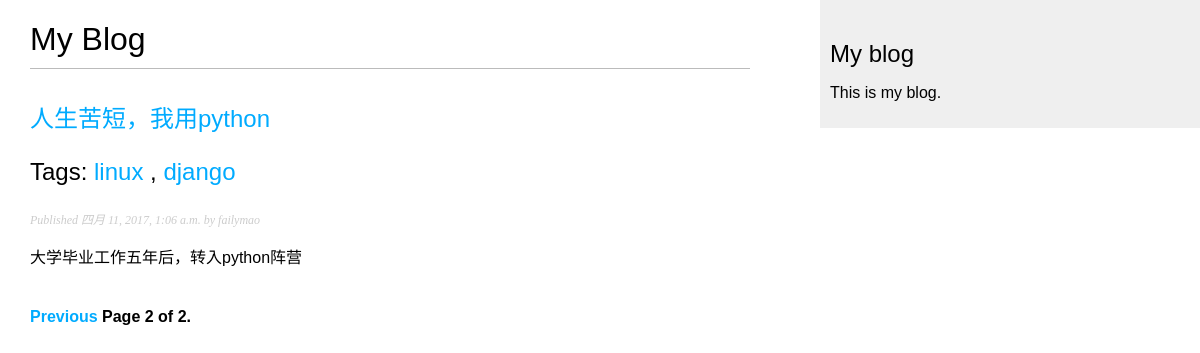
Screenshot of /blog/?page=2 with the database file from the repository.
### blog/models.py (models this page shows, shortened)
class Post(models.Model):                  #新建一个类用来定义贴子的模型
    STATUS_CHOICES = (
        ('draft', 'Draft'),
        ('published', 'Published'),
    )
    title = models.CharField(max_length=250)  #title属性对应帖子的标题。它是CharField，在SQL数据库中会被转化成VARCHAR。最长显示的字段为250
    '''author属性，定义帖子用户名。使用外键关联框架内部的指定的user账户，告诉Django一篇帖子只能由一名用户编写，
    一名用户能编写多篇帖子。根据这个字段，Django将会在数据库中通过有关联的模型（model）主键来创建一个外键。
    通过related_name属性指定了从User到Post的反向关系名。
    '''
    author = models.ForeignKey(User, related_name='blog_posts')
    '''
    slug属性定义帖子的短标签，标签只包含字母，数字，下划线或连接线。我们将通过使用slug
    字段给我们的blog帖子构建漂亮的，友好的URLs。unique_for_date参数，这样我们就可以使用日
    期和帖子的slug来为所有帖子构建URLs。在相同的日期中Django会阻止多篇帖子拥有相同的slug。
    '''
    slug = models.SlugField(max_length=250, unique_for_date='publish')
    body = models.TextField()
    publish = models.DateTimeField(default=timezone.now)
    created = models.DateTimeField(auto_now_add=True)
    updated = models.DateTimeField(auto_now=True)
    status = models.CharField(max_length=10, choices=STATUS_CHOICES, default='draft')
    tags = TaggableManager()
    objects = models.Manager() # The default manager.
    published = PublishedManager() # Our custom manager.
    class Meta:
        ordering = ('-publish',)                 # 查询数据库的时候默认返回的是根据publish字段进行降序排列过的结果。使用负号来指定进行降序排列。
    def get_absolute_url(self):
        return reverse('blog:post_detail',
                        args=[self.publish.year,
                              self.publish.strftime('%m'),
                              self.publish.strftime('%d'),
                              self.slug])

### blog/views.py (the view)
# urls.py: url(r'^tag/(?P<tag_slug>[-\w]+)/$',views.post_list,
def post_list(request, tag_slug=None):
	object_list = Post.published.all()
	tag = None
	if tag_slug:
		tag = get_object_or_404(Tag, slug=tag_slug)
		object_list = object_list.filter(tags__in=[tag])
		'''滤所有帖子只留下包含给定标签的帖子，因为有一个多对多（many-to-many）的关系，
		   必须通过给定的标签列表来过滤，标签列表只包含一个元素。'''
	paginator = Paginator(object_list, 3)
	page = request.GET.get('page')
	try:
		posts = paginator.page(page)
	except PageNotAnInteger:
		posts = paginator.page(1)
	except EmptyPage:
		posts = paginator.page(paginator.num_pages)
	return render(request,
    			'blog/post/list.html',
    			{'page': page,
    			'posts': posts,
    			'tag': tag})

### blog/models.py (called while the page is built)
    def get_queryset(self):
        return super(PublishedManager, self).get_queryset()\
                .filter(status='published')

### blog/templates/blog/post/list.html (shortened to what this page needs)
{% extends "blog/base.html" %}
{% block content %}
  <h1>My Blog</h1>
  {% for post in posts %}
    <h2>
      <a href="{{ post.get_absolute_url }}">
        {{ post.title }}
      </a>
      <p class="tags">
       Tags:
       {% for tag in post.tags.all %}
       <a href="{% url "blog:post_list_by_tag" tag.slug %}">
         {{ tag.name }}
       </a >
        {% if not forloop.last %}, {% endif %}
       {% endfor %}
      </p>
    </h2>
    <p class="date">
      Published {{ post.publish }} by {{ post.author }}
    </p>
    {{ post.body|truncatewords:30|linebreaks }}
  {% endfor %}
{% include "pagination.html" with page=posts %}
{% endblock %}

### blog/static/css/blog.css (style rules this page uses)
body { margin:0; padding:0; font-family:helvetica, sans-serif; }
a { color:#00abff; text-decoration:none; }
h1 { font-weight:normal; border-bottom:1px solid #bbb; padding:0 0 10px 0; }
h2 { font-weight:normal; margin:30px 0 0; }
p.date { color:#ccc; font-family: georgia, serif; font-size: 12px; font-style: italic; }

### rows the page displays
Post: title "人生苦短，我用python", publish "四月 11, 2017, 1:06 a.m.", author "failymao", body "大学毕业工作五年后，转入python阵营"
Tag: name "linux"
Tag: name "django"

### other values shown
{{ page.number }} "2"
{{ page.paginator.num_pages }} "2"
